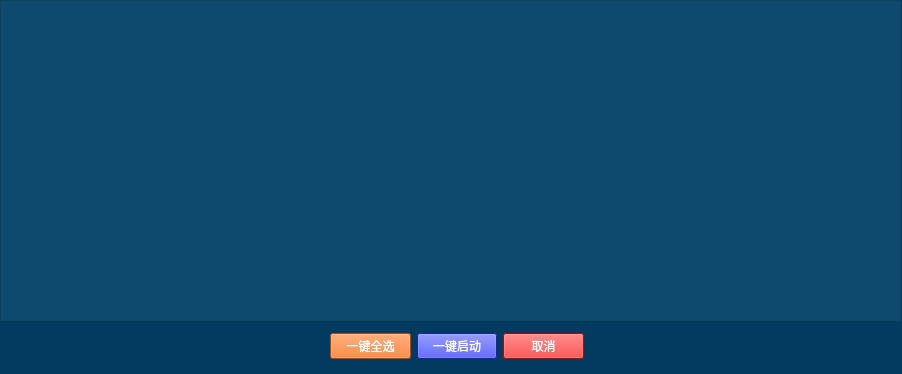
<?xml version="1.0" encoding="UTF-8"?>
<ui version="4.0">
 <class>jsj_Self_Startdlg</class>
 <widget class="QWidget" name="jsj_Self_Startdlg">
  <property name="geometry">
   <rect>
    <x>0</x>
    <y>0</y>
    <width>902</width>
    <height>374</height>
   </rect>
  </property>
  <property name="windowTitle">
   <string>Form</string>
  </property>
  <property name="styleSheet">
   <string notr="true">QWidget#jsj_Self_Startdlg{
	background-color: rgb(3, 59, 96);
}
</string>
  </property>
  <widget class="QWidget" name="layoutWidget">
   <property name="geometry">
    <rect>
     <x>330</x>
     <y>330</y>
     <width>254</width>
     <height>33</height>
    </rect>
   </property>
   <layout class="QHBoxLayout" name="horizontalLayout">
    <item>
     <widget class="QPushButton" name="AllSelectBtn">
      <property name="styleSheet">
       <string notr="true">background-color: rgb(255, 98, 0);
font: 87 12pt &quot;Arial Black&quot;;
color: rgb(255, 255, 255);</string>
      </property>
      <property name="text">
       <string>一键全选</string>
      </property>
     </widget>
    </item>
    <item>
     <widget class="QPushButton" name="pushButton">
      <property name="minimumSize">
       <size>
        <width>80</width>
        <height>20</height>
       </size>
      </property>
      <property name="styleSheet">
       <string notr="true">background-color: rgb(41,50, 225);
font: 87 12pt &quot;Arial Black&quot;;
color: rgb(255, 255, 255);</string>
      </property>
      <property name="text">
       <string>一键启动</string>
      </property>
     </widget>
    </item>
    <item>
     <widget class="QPushButton" name="pushButton_2">
      <property name="minimumSize">
       <size>
        <width>80</width>
        <height>20</height>
       </size>
      </property>
      <property name="styleSheet">
       <string notr="true">background-color: rgb(255, 6, 2);
font: 87 12pt &quot;Arial Black&quot;;
color: rgb(255, 255, 255);</string>
      </property>
      <property name="text">
       <string>取消</string>
      </property>
     </widget>
    </item>
   </layout>
  </widget>
  <widget class="QTableWidget" name="tableWidget">
   <property name="geometry">
    <rect>
     <x>0</x>
     <y>0</y>
     <width>901</width>
     <height>321</height>
    </rect>
   </property>
   <property name="styleSheet">
    <string notr="true">background-color: rgba(18, 81, 116, 180);
font: 10pt &quot;黑体&quot;;
color: rgb(255, 255, 255);

color: rgb(255, 255, 255);</string>
   </property>
  </widget>
 </widget>
 <resources/>
 <connections/>
</ui>
